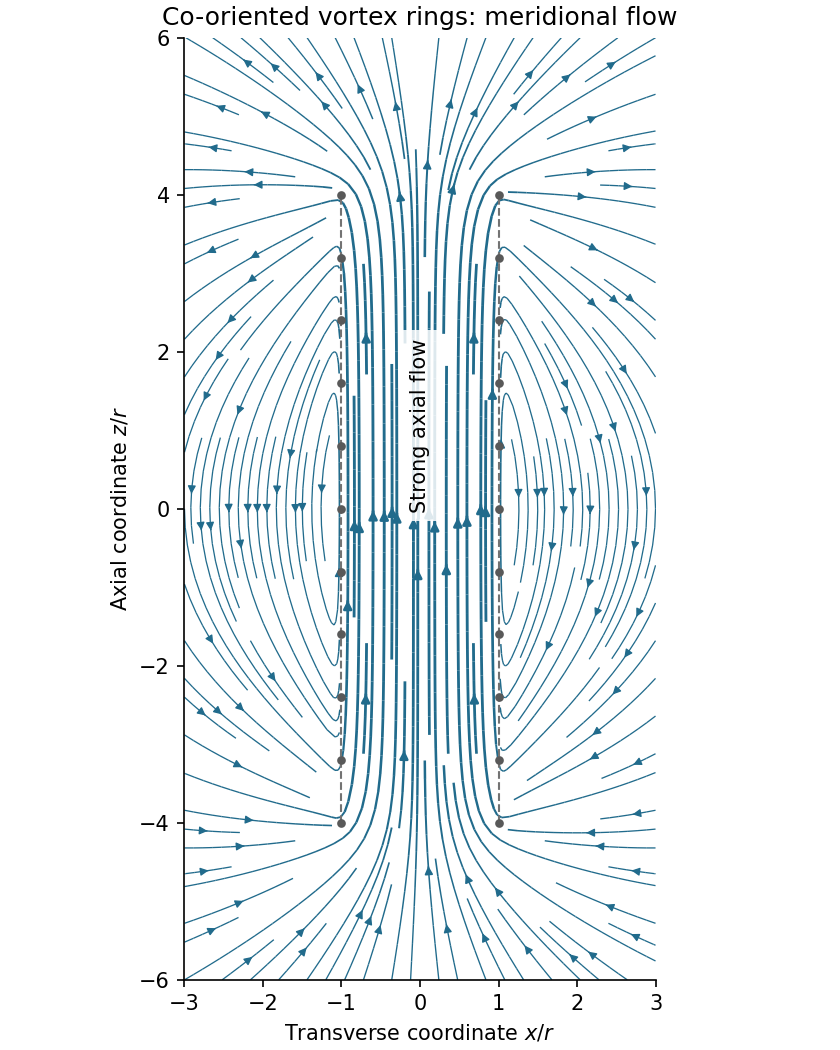

The Python source for this figure:
"""Original regularized vortex-filament calculation, Python 3.14.
Uses NumPy/Matplotlib from pyproject.toml; writes PNG basename in cwd.
"""
from pathlib import Path
import matplotlib
matplotlib.use('Agg')
import matplotlib.pyplot as plt
import numpy as np

x = np.linspace(-3.0, 3.0, 121)
z = np.linspace(-6.0, 6.0, 241)
X, Z = np.meshgrid(x, z)
ux = np.zeros_like(X)
uz = np.zeros_like(X)
phi = (np.arange(64) + 0.5) * (2 * np.pi / 64)
co, si = np.cos(phi), np.sin(phi)
for centre in np.linspace(-4, 4, 81):
    dz = Z[..., None] - centre
    denom = ((X[..., None] - co)**2 + si**2 + dz**2 + 0.035**2)**1.5
    ux += np.mean(co * dz / denom, axis=-1) / 2
    uz += np.mean((1 - X[..., None] * co) / denom, axis=-1) / 2
fig, ax = plt.subplots(figsize=(5.6, 7), facecolor='white', layout='constrained')
speed = np.hypot(ux, uz)
ax.streamplot(x, z, ux, uz, density=1.7, color='#216b8c', linewidth=0.6 + 0.8 * np.minimum(speed / 10, 1), arrowsize=0.8)
for side in [-1, 1]:
    ax.plot([side, side], [-4, 4], color='0.45', lw=1, ls='--')
    ax.scatter(np.full(11, side), np.linspace(-4, 4, 11), marker='o', s=10, color='0.35', zorder=4)
ax.text(0, 0, 'Strong axial flow', ha='center', rotation=90, bbox=dict(facecolor='white', edgecolor='none', alpha=.85))
ax.set(xlabel='Transverse coordinate $x/r$', ylabel='Axial coordinate $z/r$', title='Co-oriented vortex rings: meridional flow', xlim=(-3, 3), ylim=(-6, 6), aspect='equal')
ax.spines[['top', 'right']].set_visible(False)
fig.savefig(Path(__file__).with_suffix('.png').name, dpi=150, facecolor='white')
plt.close(fig)
